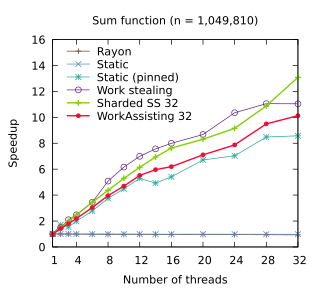

Recreate this plot in gnuplot.
set title "Sum function (n = 1,049,810)"
set terminal pdf size 3.2,2.9
set output "./results/Sum_function_n___1,049,810.pdf"
set key on
set key top left Left reverse
set key samplen 2.5
set xrange [1:32]
set xtics (1, 4, 8, 12, 16, 20, 24, 28, 32)
set xlabel "Number of threads"
set yrange [0:16]
set ylabel "Speedup"
plot './results/Sum_function_n___1,049,810.dat' using 1:2 title "Rayon" pointsize 0.7 lw 1 pt 1 linecolor rgb "#6E3B23" with linespoints, \
  './results/Sum_function_n___1,049,810.dat' using 1:3 title "Static" pointsize 0.7 lw 1 pt 2 linecolor rgb "#5287C6" with linespoints, \
  './results/Sum_function_n___1,049,810.dat' using 1:4 title "Static (pinned)" pointsize 0.7 lw 1 pt 3 linecolor rgb "#24A793" with linespoints, \
  './results/Sum_function_n___1,049,810.dat' using 1:5 title "Work stealing" pointsize 0.7 lw 1 pt 6 linecolor rgb "#5B2182" with linespoints, \
  './results/Sum_function_n___1,049,810.dat' using 1:6 title "Sharded SS 32" pointsize 0.7 lw 2 pt 1 linecolor rgb "#80D000" with linespoints, \
  './results/Sum_function_n___1,049,810.dat' using 1:7 title "WorkAssisting 32" pointsize 0.4 lw 2 pt 7 linecolor rgb "#F40A35" with linespoints
